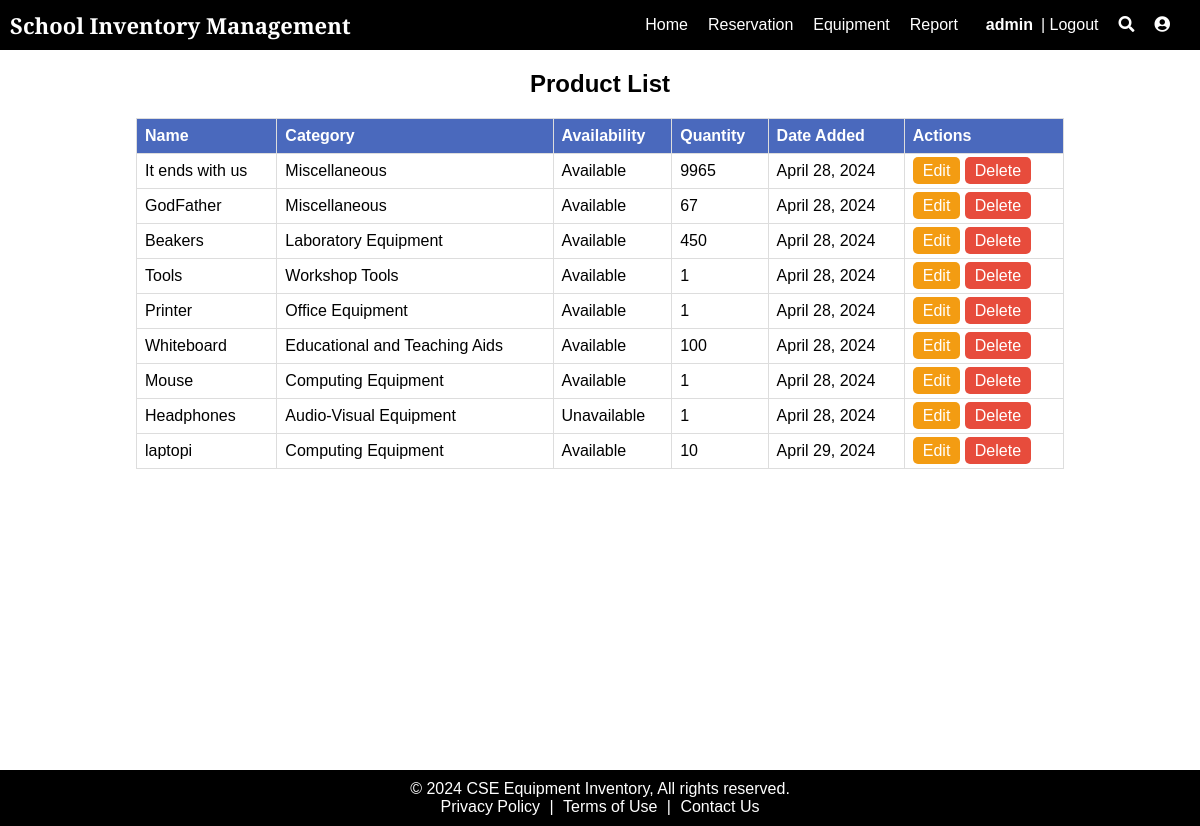
The page /list_products/ (signed in) on the database its author committed.
### inventory_system/models.py (models this page shows, shortened)
class Products(models.Model):
    COMPUTING_EQUIPMENT = "Computing Equipment"
    AUDIO_VISUAL_EQUIPMENT = "Audio-Visual Equipment"
    LABORATORY_EQUIPMENT = "Laboratory Equipment"
    WORKSHOP_TOOLS = "Workshop Tools"
    OFFICE_EQUIPMENT = "Office Equipment"
    EDUCATIONAL_TEACHING_AIDS = "Educational and Teaching Aids"
    MISCELLANEOUS = "Miscellaneous"
    categories = [
        (COMPUTING_EQUIPMENT, "Computing Equipment"),
        (AUDIO_VISUAL_EQUIPMENT, "Audio-Visual Equipment"),
        (LABORATORY_EQUIPMENT, "Laboratory Equipment"),
        (WORKSHOP_TOOLS, "Workshop Tools"),
        (OFFICE_EQUIPMENT, "Office Equipment"),
        (EDUCATIONAL_TEACHING_AIDS, "Educational and Teaching Aids"),
        (MISCELLANEOUS, "Miscellaneous"),
    ]
    name = models.CharField(max_length=200, null=True)
    quantity = models.PositiveIntegerField(default=1, validators=[MinValueValidator(1)])  # Ensure quantity is always >= 1
    category = models.CharField(max_length=200, choices=categories, default=COMPUTING_EQUIPMENT)
    image = models.ImageField(null=True, blank=True)
    date = models.DateField(auto_now_add=True)
    availability = models.BooleanField(default=True, null=False)

### inventory_system/views.py (the view)
# urls.py: path("list_products/", views.my_products_view, name="list_products"),
def my_products_view(request):
    products = Products.objects.all()
    context = {
        'products': products
    }
    return render(request, 'inventory_system/myproducts.html', context)

### inventory_system/templates/inventory_system/myproducts.html (shortened to what this page needs)
{% extends "inventory_system/layout.html" %}  {% block body %}
<div class="productbody">
  <div class="container">
    <h2>Product List</h2>
    <table>
      <thead>
        <tr>
          <th>Name</th>
          <th>Category</th>
          <th>Availability</th>
          <th>Quantity</th>
          <th>Date Added</th>
          <th>Actions</th>
        </tr>
      </thead>
      <tbody>
        {% for product in products %}
        <tr>
          <td>{{ product.name }}</td>
          <td>{{ product.category }}</td>
          <td>{{ product.availability|yesno:"Available,Unavailable" }}</td>
          <td> {{ product.quantity }}</td>
          <td>{{ product.date }}</td>
          <td>
            <a href="{% url "edit_product_view" product.id %}" class="button edit">Edit</a>
            <a
              href="{% url 'delete_product' product.id %}"
              class="button delete"
              >Delete</a
            >
          </td>
        </tr>
        {% endfor %}
      </tbody>
    </table>
  </div>
</div>
{% endblock body %}

### inventory_system/templates/inventory_system/layout.html (shortened to what this page needs)
{% load static %}
<!DOCTYPE html>
<html lang="en">
  <head>
    <link rel="stylesheet" href="https://cdnjs.cloudflare.com/ajax/libs/font-awesome/5.15.4/css/all.min.css" />
    <link rel="stylesheet" href="{% static "css/header.css" %}" />
    <link rel="stylesheet" href="{% static "css/footer.css" %} "/>
  </head>
  <body>
    <nav class="navbar">
      <a href="{% url "index" %}" style="text-decoration: none;">
        <div class="logo">School Inventory Management</div>
      </a>
      <div class="nav-right">
        <ul class="nav-links">
          <li>
            <a href="{% url "index" %}">Home</a>
          </li>
          <li>
            <a href="{% url 'your_reservations' %}">Reservation</a>
          </li>
          <li>
            <a href="#">Equipment</a>
          </li>
          <li>
            <a href="#">Report</a>
          </li>
          {% if user.is_authenticated %}
            <strong>&ensp;{{ user.username }}&ensp;</strong>
            <li>
              <a href="{% url 'logout' %}" class="btn btn-warning">| Logout</a>
            </li>
          {% endif %}
          {% if not request.path == '/siteadmin/' %}
            <li>
              <a href="#" class="icon" id="searchIcon">
                <i class="fas fa-search"></i>
              </a>
            </li>
          {% endif %}
          <li>
            <a href="/siteadmin/" class="icon" id="userProfileIcon"><i class="fas fa-user-circle"></i></a>
          </li>
        </ul>
      </div>
    </nav>
    {% block body %}
    {% endblock body %}
    <footer>
      <p>&copy; 2024 CSE Equipment Inventory, All rights reserved.</p>
      <p>
        <a href="#">Privacy Policy</a> |
        <a href="#">Terms of Use</a> |
        <a href="mailto:info@cseequipmentschool.edu">Contact Us</a>
      </p>
    </footer>
</body>
</html>

### static/css/header.css (style rules this page uses)
* { margin: 0; padding: 0; }
.navbar { display: flex; align-items: center; justify-content: space-between; padding: 10px; background-color: #000000; color: white; position: sticky; top: 0; z-index: 1000; }
.logo { color: white; font-size: 22px; font-weight: bold; font-family: 'Playfair Display', serif; transition: color 0.7s; }
.nav-right { display: flex; align-items: center; }
.nav-links { list-style-type: none; margin: 0; padding: 0; display: flex; }
.nav-links li { margin-right: 20px; }
.nav-links a { color: white; text-decoration: none; transition: color 0.3s; }

### static/css/footer.css (style rules this page uses)
body { font-family: Arial, sans-serif; margin: 0; padding: 0; display: flex; flex-direction: column; min-height: 100vh; }
footer { background-color: #000000; color: white; text-align: center; padding: 10px 20px; }
footer a { color: #FFFFFF; text-decoration: none; padding: 0 5px; }

### inventory_system/templates/inventory_system/myproducts.html (style rules this page uses)
.productbody { overflow-x: hidden; font-family: Arial, sans-serif; margin: 0; padding: 20px; height: 85vh; }
table { width: 80%; border-collapse: collapse; margin-top: 20px; }
th, td { border: 1px solid #ddd; padding: 8px; text-align: left; }
th { background-color: #4a69bd; color: white; }
.button { background-color: #4a69bd; color: white; border: none; padding: 5px 10px; border-radius: 5px; cursor: pointer; text-decoration: none; }
.button.edit { background-color: #f39c12; }
.button.delete { background-color: #e74c3c; }
.container { display: flex; flex-direction: column; align-items: center; justify-content: start; }

### rows shown on the page
Products: name "It ends with us", category "Miscellaneous", availability "Available", quantity "9965", date "April 28, 2024"
Products: name "GodFather", category "Miscellaneous", availability "Available", quantity "67", date "April 28, 2024"
Products: name "Beakers", category "Laboratory Equipment", availability "Available", quantity "450", date "April 28, 2024"
Products: name "Tools", category "Workshop Tools", availability "Available", quantity "1", date "April 28, 2024"
Products: name "Printer", category "Office Equipment", availability "Available", quantity "1", date "April 28, 2024"
Products: name "Whiteboard", category "Educational and Teaching Aids", availability "Available", quantity "100", date "April 28, 2024"
Products: name "Mouse", category "Computing Equipment", availability "Available", quantity "1", date "April 28, 2024"
Products: name "Headphones", category "Audio-Visual Equipment", availability "Unavailable", quantity "1", date "April 28, 2024"
Products: name "laptopi", category "Computing Equipment", availability "Available", quantity "10", date "April 29, 2024"

### other values the page prints
{{ user.username }} "admin"
